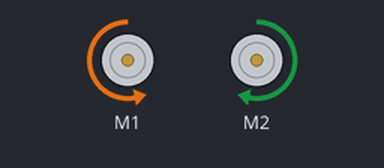
Recording of a sketch running on a simulated Arduino Uno, built with avr-gcc and run on an emulated ATmega328P. On the bench: 2 × DC motor (green arrow = forward, orange = backward, longer = faster). What the sketch prints to the serial monitor is not drawn.

Above: at 0.1 s.
Timing chart, 0 to 1.6 s (numbered marks = the images above):
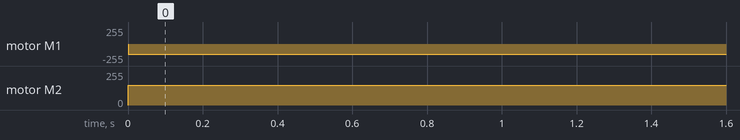

Measured:
- by itself, motor M1: stopped → backward 150/255 at 0.00 s
- by itself, motor M2: stopped → forward 150/255 at 0.00 s

The sketch:

Sensor2.ino
```cpp
#include <Arduino.h>
#include <Wire.h>
#include <SoftwareSerial.h>
#include <MeMCore.h>


double angle_rad = PI/180.0;
double angle_deg = 180.0/PI;
MeLineFollower linefollower_2(2);
MeLineFollower linefollower_3(3);

MeDCMotor motor_9(9);
MeDCMotor motor_10(10);

void move(int power, int _speed)
{
    int leftSpeed = 0;
    int rightSpeed = 0;
    if (power > _speed)
    {
      power = _speed;
    }
    if (power < -_speed)
    {
      power = -_speed;
    }
    if (power > 0)  //左轉
    {
      leftSpeed=_speed;
      rightSpeed=_speed-power;
    }

    if (power < 0)  //右轉
    {
      leftSpeed=_speed+power;
      rightSpeed=_speed;
    }

    if (power == 0)
    {
      leftSpeed=_speed;
      rightSpeed=_speed;
    }

    motor_9.run((9)==M1?-(leftSpeed):(leftSpeed));
    motor_10.run((10)==M1?-(rightSpeed):(rightSpeed));
}

void setup(){
    Serial.begin(9600);

}

int interror = 0;
int olderror = 0;
double Kp=10,Ki=0,Kd=1;
int leftSpeed = 0;
int rightSpeed = 0;
void loop(){
    int r=0,r_f=0,l=0,l_f=0,error=0;
    double lasterror,power;

    if(linefollower_2.readSensors()==2 && linefollower_3.readSensors()==1)
  {
    //Serial.println("Go Straight");
  }
  if(linefollower_2.readSensors()==3 && linefollower_3.readSensors()==1)
  {
    //Serial.println("Turn Right");
    r=1;
  }
  if(linefollower_2.readSensors()==2 && linefollower_3.readSensors()==3)
  {
    //Serial.println("Turn Left");
    r_f=-1;
  }
  if(linefollower_2.readSensors()==3 && linefollower_3.readSensors()==0)
  {
    //Serial.println("Turn Right_Fast");
    l=10;
  }
  if(linefollower_2.readSensors()==0 && linefollower_3.readSensors()==3)
  {
    //Serial.println("Turn Left_Fast");
    l_f=-10;
  }


    error=r+r_f+l+l_f;
    interror += error;
    lasterror = error - olderror;
    olderror = error;
    power = error * Kp + interror * Ki + lasterror * Kd;


    if(linefollower_2.readSensors()==3 && linefollower_3.readSensors()==3)
    {
      if(power > 0)
      {
        leftSpeed=0;
        rightSpeed=255;
      }
      if(power < 0)
      {
        leftSpeed=255;
        rightSpeed=0;
      }
      motor_9.run((9)==M1?-(leftSpeed):(leftSpeed));
      motor_10.run((10)==M1?-(rightSpeed):(rightSpeed));
    }

    else
    {
      move(power,150);
    }


    Serial.println(power);
    //delay(500);
}
```
